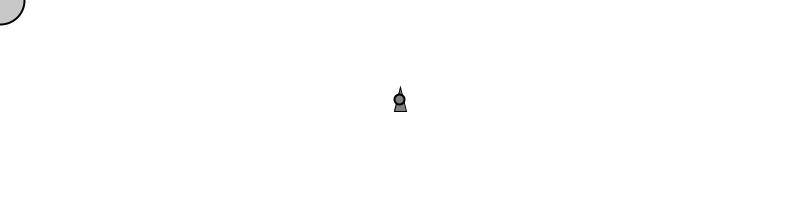
Frame 1 (no input)
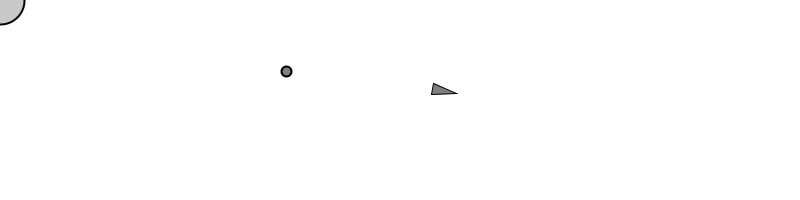
Frame 60 (the mouse pressed at the canvas centre just before this capture)
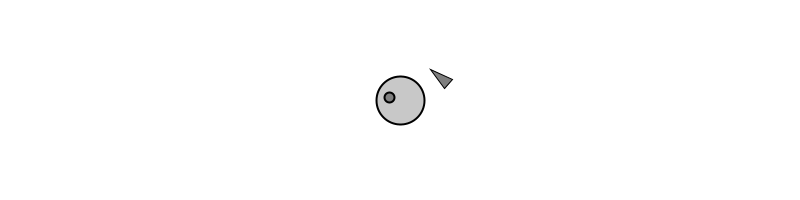
Frame 120 (the mouse held since frame 60 and released just before this capture)

The Processing sketch that drew these frames (run headless with seeded random() and noise(); from frame 60 on, the mouse is pressed at the canvas centre):

// Processing sketch: evade
// ── evade.pde
// Implements Craig Reynold's autonomous steering behaviors
// One vehicle "seeks"
// See: http://www.red3d.com/cwr/

//movers, particles...ahora se llama vehicle!
Vehicle v;
Mover m;

void setup() {
  size(800, 200);
  //lo posicionamos en el centro del escenario...
  v = new Vehicle(width/2, height/2);
  m = new Mover();
  smooth();
}

void draw() {
  background(255);
  //un vector al mouse
  PVector mouse = new PVector(mouseX, mouseY);
  fill(200);
  stroke(0);
  strokeWeight(2);
  //y dibujamos una elipse...
  ellipse(mouse.x, mouse.y, 48, 48);
  //comportamiento...flee!
  v.evade(m);
  //update
  v.update();
  //mostrar
  v.display();
  
  m.update();
  m.display();
}


// ── Mover.pde
class Mover {
  PVector location;
  PVector velocity;
  PVector acceleration;
  float topspeed;

  Mover() {
    location = new PVector(width/2,height/2);
    velocity = new PVector(0,0);
    topspeed = 2;
  }

  void update() {
    
    PVector mouse = new PVector(mouseX,mouseY);
    PVector acceleration = PVector.sub(mouse,location);
    acceleration.normalize();
    acceleration.mult(.5);
    
    //el ABC de la animacion:
    //primero se labura la aceleracion
    //a la velocidad se le agrega la aceleracion
    //se limita la velocidad de ser necesario
    //a la locacion se la agrega la velocidad
    
    velocity.add(acceleration);
    print(velocity);
    velocity.limit(topspeed);
    location.add(velocity);
  }

  void display() {
    stroke(0);
    strokeWeight(2);
    fill(127);
    ellipse(location.x,location.y,10,10);
  }
}




// ── Vehicle.pde
class Vehicle {
  //los 3 vectores de siempre!
  PVector location;
  PVector velocity;
  PVector acceleration;
  float r;
  //fuerza maxima
  float maxforce;
  //velocidad maxima
  float maxspeed;

  Vehicle(float x, float y) {
    //config inicial
    acceleration = new PVector(0,0);
    velocity = new PVector(0,-2);
    location = new PVector(x,y);
    r = 6;
    maxspeed = 1;
    maxforce = 0.05;
  }

  void update() {
    //lo de siempre...
    velocity.add(acceleration);
    velocity.limit(maxspeed);
    location.add(velocity);
    acceleration.mult(0);
  }
  
  //aplicamos la fuerza...pero miremos que es lo que llega!

  void applyForce(PVector force) {
    acceleration.add(force);
  }
  
   void evade(Mover m){
    PVector distance = PVector.sub(m.location,location); 
    float T = distance.mag() / maxspeed;
    PVector velocityCopy = m.velocity.get();
    velocityCopy.mult(T);
    PVector futureLocation = PVector.add(m.location, velocityCopy);
    flee(futureLocation);
  }

  void flee(PVector target) {
    //vector entre el objeto y la locacion
    PVector desired = PVector.sub(target,location); 
    //si nosotros sabemos que desired es la velocidad deseada para que el objeto llego a destino...
    //en el caso de flee, no seria exactamente lo contrario?
    //asi es! y como invertimos este valor?
    //multiplicandolo por -1 :)
    desired.mult(-1);
    //lo normalizamos
    desired.normalize();
    //lo limitamos en su velocidad
    desired.mult(maxspeed);
    //ahora tenemos lo que necesitamos para crear la fuerza que el mismisimo Reynolds nos indica:
    PVector steer = PVector.sub(desired,velocity);
    //en funcion de como la limitamos, definimos la influencia de dicha fuerza
    steer.limit(maxforce);
    //y la aplicamos :)
    applyForce(steer);
  }
    
  void display() {
    float theta = velocity.heading2D() + PI/2;
    fill(127);
    stroke(0);
    strokeWeight(1);
    pushMatrix();
    translate(location.x,location.y);
    rotate(theta);
    beginShape();
    vertex(0, -r*2);
    vertex(-r, r*2);
    vertex(r, r*2);
    endShape(CLOSE);
    popMatrix();
    
    
  }
}
